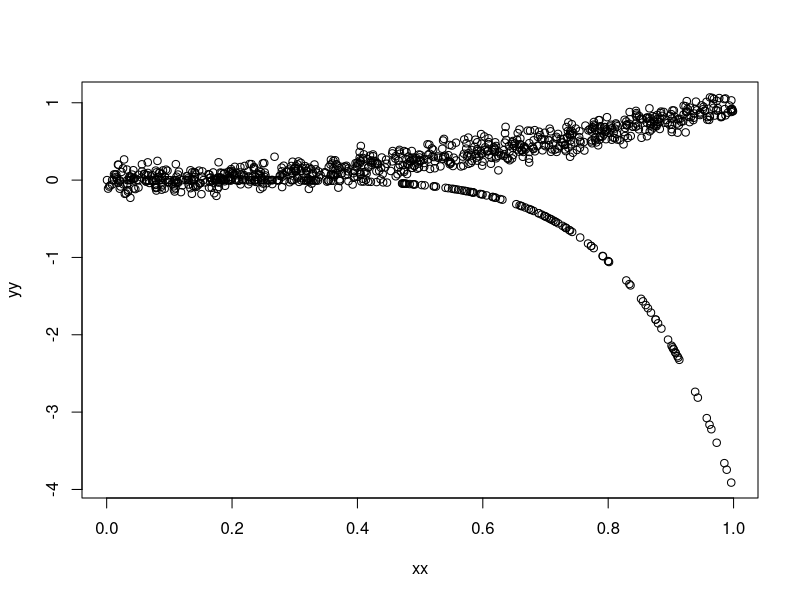
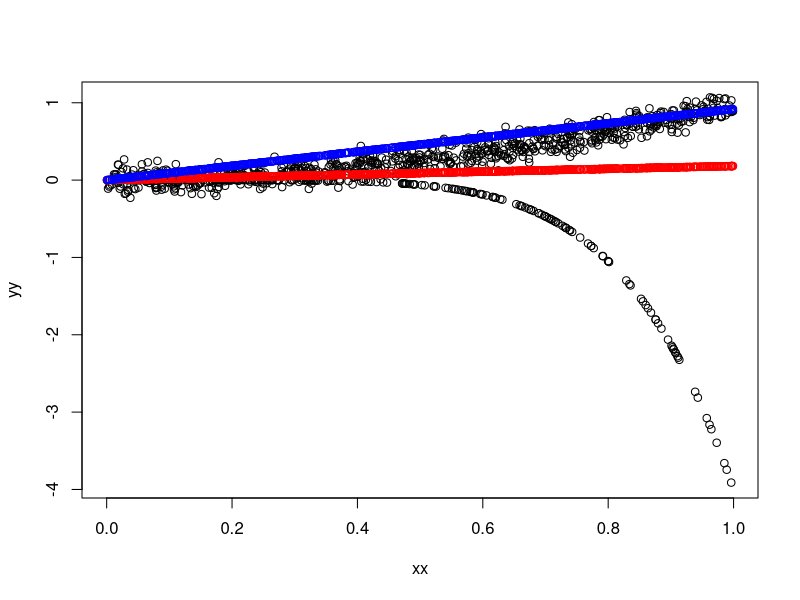

Generate these figures, in order, with R:
## ---- chunk 1
knitr::opts_chunk$set(echo = TRUE)
## ---- chunk 2
xx <-runif(n = 1000,min=0,max=1)
yy <-xx^2 + rnorm(n=1000,sd=0.1)
yy[800:1000]<--4*xx[800:1000]^6

plot(xx,yy)
## ---- chunk 3
cor1<-cor(xx,yy)
print(cor1)
## ---- chunk 4
cor(xx,yy, method = "spearman")
## ---- chunk 5
library(MASS)
ccs<-cov.rob(data.frame(xx,yy))
cor2<-cov2cor(ccs$cov)[1,2]
print(cor2)
## ---- chunk 6
plot(xx,yy)
points(xx,cor1*xx,col="red")# pearson
points(xx,cor2*xx,col="blue")# robust 
